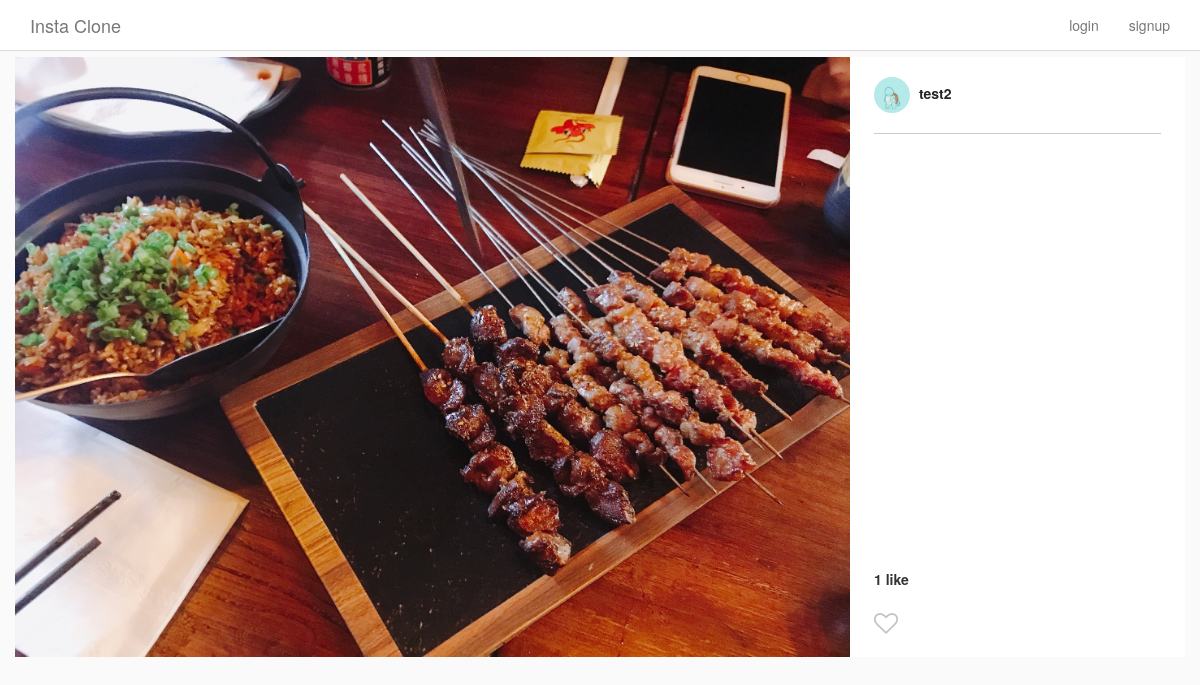
/post/5/, run on the app's committed database.
### Insta/models.py (models this page shows, shortened)
class Post(models.Model):
    author = models.ForeignKey(
        InstaUser,
        on_delete=models.CASCADE,
        related_name='my_posts'
    )
    title = models.TextField(blank=True, null=True)
    image = ProcessedImageField(
        upload_to='static/images/posts',
        format='JPEG',
        options={'quality': 100},
        blank=True,
        null=True
    )
    def get_like_count(self):
        return self.likes.count()

class InstaUser(AbstractUser):
    profile_pic = ProcessedImageField(
        upload_to='static/images/profiles',
        format='JPEG',
        options={'quality': 100},
        blank=True,
        null=True
    )

### Insta/views.py (the view)
# urls.py: path('post/<int:pk>/', PostDetailView.as_view(), name='post_detail'),
class PostDetailView(DetailView):
    model = Post
    template_name = 'post_detail.html'

### Insta/templatetags/custom_tags.py (called while the page is built)
@register.simple_tag
def has_user_liked_post(post, user):
    try:
        like = Like.objects.get(post=post, user=user)
        return "fa-heart"
    except:
        return "fa-heart-o"

### templates/post_detail.html (shortened to what this page needs)
{% extends "base.html" %}
{% load custom_tags %}
{% block content %}
<div class="row single-post">
    <div class="single-post-card view-update {{ object.pk }}">
        <div class="header">
            <a href="{% url 'user_detail' post.author.id %}">
                {% if object.author.profile_pic %}
                    <img class="picture-circle--medium" src="/{{object.author.profile_pic}}">
                {% endif %}
                {{ object.author.username }}
            </a>
        </div>
        <div class="image__wrapper">
            <img class="card__main-image" src="/{{object.image}}" width="1000" height="1000">
        </div>
        <div class="comments-portion">
            <div class="likes-timestamp-row">
                <div class="likes">
                    {% if object.get_like_count %}
                        {{ object.get_like_count }} like{% if object.get_like_count > 1 %}s{% endif %}
                    {% endif %}
                </div>
            </div>
            <section class="input-row">
                <i class="fa {% has_user_liked_post post user %} submit-like" aria-hidden="true"></i>
            </section>
        </div>
    </div>
</div>
{% endblock content %}

### static/css/style.css (style rules this page uses)
html { height: 100%; }
body { min-height: 100%; background-color: #fafafa; }
.picture-circle, .picture-circle--medium, .picture-circle--small { border-radius: 100%; width: 150px; height: 150px; }
.picture-circle--medium { width: 36px; height: 36px; }
.card__main-image { max-width: 100%; max-height: 600px; height: auto; margin: 0 auto; display: block; }
.likes-timestamp-row { margin-top: 15px; }
.likes-timestamp-row > div { display: inline-block; }
.likes-timestamp-row .likes { font-weight: bold; }
.single-post-card { display: flex; align-items: stretch; box-sizing: border-box; flex-direction: column; flex-shrink: 0; padding-right: 335px; width: 100%; position: relative; background-color: #fff; }
.single-post-card .header, .single-post-card .comments-portion { display: flex; flex-shrink: 0; }
.single-post-card .header { border-bottom: 1px solid #ccc; padding: 20px 0; flex-direction: row; position: absolute; top: 0; right: 24px; width: 287px; display: flex; align-items: center; }
.single-post-card .header img { margin-right: 5px; }
.single-post-card .header a { color: #262626; font-weight: bold; }
.single-post-card .comments-portion { position: absolute; bottom: 0; right: 0; width: 335px; padding: 0 24px; flex-direction: column; }
.input-row { position: relative; display: flex; align-items: center; height: 68px; padding-left: 40px; }
.input-row .submit-like { cursor: pointer; position: absolute; top: 32%; left: 0; color: #C2C2C2; font-size: 24px; }

### data on the page
Post: author.profile_pic (picture), author.username "test2", image (picture), get_like_count "1"
